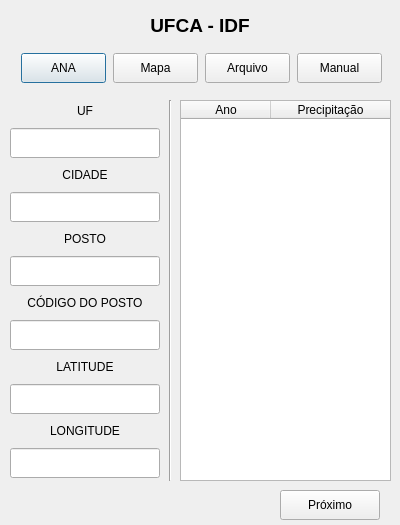
<?xml version="1.0" encoding="UTF-8"?>
<ui version="4.0">
 <class>UFCAIDF</class>
 <widget class="QDialog" name="UFCAIDF">
  <property name="geometry">
   <rect>
    <x>0</x>
    <y>0</y>
    <width>400</width>
    <height>525</height>
   </rect>
  </property>
  <property name="minimumSize">
   <size>
    <width>400</width>
    <height>525</height>
   </size>
  </property>
  <property name="maximumSize">
   <size>
    <width>400</width>
    <height>525</height>
   </size>
  </property>
  <property name="windowTitle">
   <string>UFCA-IDF</string>
  </property>
  <property name="windowIcon">
   <iconset resource="../resources.qrc">
    <normaloff>:/plugins/UFCA_IDF/imagens/icon.png</normaloff>:/plugins/UFCA_IDF/imagens/icon.png</iconset>
  </property>
  <widget class="QWidget" name="horizontalLayoutWidget">
   <property name="geometry">
    <rect>
     <x>20</x>
     <y>50</y>
     <width>363</width>
     <height>36</height>
    </rect>
   </property>
   <layout class="QHBoxLayout" name="horizontalLayout">
    <item>
     <widget class="QPushButton" name="btnAna">
      <property name="minimumSize">
       <size>
        <width>85</width>
        <height>30</height>
       </size>
      </property>
      <property name="maximumSize">
       <size>
        <width>85</width>
        <height>30</height>
       </size>
      </property>
      <property name="text">
       <string>ANA</string>
      </property>
     </widget>
    </item>
    <item>
     <widget class="QPushButton" name="btnMapa">
      <property name="minimumSize">
       <size>
        <width>85</width>
        <height>30</height>
       </size>
      </property>
      <property name="maximumSize">
       <size>
        <width>85</width>
        <height>30</height>
       </size>
      </property>
      <property name="text">
       <string>Mapa</string>
      </property>
     </widget>
    </item>
    <item>
     <widget class="QPushButton" name="btnArquivo">
      <property name="minimumSize">
       <size>
        <width>85</width>
        <height>30</height>
       </size>
      </property>
      <property name="maximumSize">
       <size>
        <width>85</width>
        <height>30</height>
       </size>
      </property>
      <property name="text">
       <string>Arquivo</string>
      </property>
     </widget>
    </item>
    <item>
     <widget class="QPushButton" name="btnManual">
      <property name="minimumSize">
       <size>
        <width>85</width>
        <height>30</height>
       </size>
      </property>
      <property name="maximumSize">
       <size>
        <width>85</width>
        <height>30</height>
       </size>
      </property>
      <property name="text">
       <string>Manual</string>
      </property>
     </widget>
    </item>
   </layout>
  </widget>
  <widget class="QLabel" name="label">
   <property name="geometry">
    <rect>
     <x>0</x>
     <y>10</y>
     <width>400</width>
     <height>30</height>
    </rect>
   </property>
   <property name="minimumSize">
    <size>
     <width>400</width>
     <height>30</height>
    </size>
   </property>
   <property name="maximumSize">
    <size>
     <width>470</width>
     <height>30</height>
    </size>
   </property>
   <property name="font">
    <font>
     <family>Arial</family>
     <pointsize>14</pointsize>
     <weight>75</weight>
     <bold>true</bold>
    </font>
   </property>
   <property name="text">
    <string>UFCA - IDF</string>
   </property>
   <property name="alignment">
    <set>Qt::AlignCenter</set>
   </property>
  </widget>
  <widget class="QWidget" name="verticalLayoutWidget">
   <property name="geometry">
    <rect>
     <x>10</x>
     <y>100</y>
     <width>152</width>
     <height>379</height>
    </rect>
   </property>
   <layout class="QVBoxLayout" name="verticalLayout">
    <item>
     <widget class="QLabel" name="label_2">
      <property name="minimumSize">
       <size>
        <width>150</width>
        <height>20</height>
       </size>
      </property>
      <property name="maximumSize">
       <size>
        <width>150</width>
        <height>20</height>
       </size>
      </property>
      <property name="text">
       <string>UF</string>
      </property>
      <property name="alignment">
       <set>Qt::AlignCenter</set>
      </property>
     </widget>
    </item>
    <item>
     <widget class="QLineEdit" name="txtUF">
      <property name="minimumSize">
       <size>
        <width>150</width>
        <height>30</height>
       </size>
      </property>
      <property name="maximumSize">
       <size>
        <width>150</width>
        <height>30</height>
       </size>
      </property>
     </widget>
    </item>
    <item>
     <widget class="QLabel" name="label_3">
      <property name="minimumSize">
       <size>
        <width>150</width>
        <height>20</height>
       </size>
      </property>
      <property name="maximumSize">
       <size>
        <width>150</width>
        <height>20</height>
       </size>
      </property>
      <property name="text">
       <string>CIDADE</string>
      </property>
      <property name="alignment">
       <set>Qt::AlignCenter</set>
      </property>
     </widget>
    </item>
    <item>
     <widget class="QLineEdit" name="txtCidade">
      <property name="minimumSize">
       <size>
        <width>150</width>
        <height>30</height>
       </size>
      </property>
      <property name="maximumSize">
       <size>
        <width>150</width>
        <height>30</height>
       </size>
      </property>
     </widget>
    </item>
    <item>
     <widget class="QLabel" name="label_5">
      <property name="minimumSize">
       <size>
        <width>150</width>
        <height>20</height>
       </size>
      </property>
      <property name="maximumSize">
       <size>
        <width>150</width>
        <height>20</height>
       </size>
      </property>
      <property name="text">
       <string>POSTO</string>
      </property>
      <property name="alignment">
       <set>Qt::AlignCenter</set>
      </property>
     </widget>
    </item>
    <item>
     <widget class="QLineEdit" name="txtPosto">
      <property name="minimumSize">
       <size>
        <width>150</width>
        <height>30</height>
       </size>
      </property>
      <property name="maximumSize">
       <size>
        <width>150</width>
        <height>30</height>
       </size>
      </property>
     </widget>
    </item>
    <item>
     <widget class="QLabel" name="label_4">
      <property name="minimumSize">
       <size>
        <width>150</width>
        <height>20</height>
       </size>
      </property>
      <property name="maximumSize">
       <size>
        <width>150</width>
        <height>20</height>
       </size>
      </property>
      <property name="text">
       <string>CÓDIGO DO POSTO</string>
      </property>
      <property name="alignment">
       <set>Qt::AlignCenter</set>
      </property>
     </widget>
    </item>
    <item>
     <widget class="QLineEdit" name="txtCodigo">
      <property name="minimumSize">
       <size>
        <width>150</width>
        <height>30</height>
       </size>
      </property>
      <property name="maximumSize">
       <size>
        <width>150</width>
        <height>30</height>
       </size>
      </property>
     </widget>
    </item>
    <item>
     <widget class="QLabel" name="label_6">
      <property name="minimumSize">
       <size>
        <width>150</width>
        <height>20</height>
       </size>
      </property>
      <property name="maximumSize">
       <size>
        <width>150</width>
        <height>20</height>
       </size>
      </property>
      <property name="text">
       <string>LATITUDE</string>
      </property>
      <property name="alignment">
       <set>Qt::AlignCenter</set>
      </property>
     </widget>
    </item>
    <item>
     <widget class="QLineEdit" name="txtLatitude">
      <property name="minimumSize">
       <size>
        <width>150</width>
        <height>30</height>
       </size>
      </property>
      <property name="maximumSize">
       <size>
        <width>150</width>
        <height>30</height>
       </size>
      </property>
     </widget>
    </item>
    <item>
     <widget class="QLabel" name="label_7">
      <property name="minimumSize">
       <size>
        <width>150</width>
        <height>20</height>
       </size>
      </property>
      <property name="maximumSize">
       <size>
        <width>150</width>
        <height>20</height>
       </size>
      </property>
      <property name="text">
       <string>LONGITUDE</string>
      </property>
      <property name="alignment">
       <set>Qt::AlignCenter</set>
      </property>
     </widget>
    </item>
    <item>
     <widget class="QLineEdit" name="txtLongitude">
      <property name="minimumSize">
       <size>
        <width>150</width>
        <height>30</height>
       </size>
      </property>
      <property name="maximumSize">
       <size>
        <width>150</width>
        <height>30</height>
       </size>
      </property>
     </widget>
    </item>
   </layout>
  </widget>
  <widget class="QTableWidget" name="tableValores">
   <property name="geometry">
    <rect>
     <x>180</x>
     <y>100</y>
     <width>211</width>
     <height>381</height>
    </rect>
   </property>
   <property name="lineWidth">
    <number>2</number>
   </property>
   <property name="midLineWidth">
    <number>2</number>
   </property>
   <attribute name="horizontalHeaderDefaultSectionSize">
    <number>90</number>
   </attribute>
   <attribute name="horizontalHeaderMinimumSectionSize">
    <number>60</number>
   </attribute>
   <attribute name="horizontalHeaderStretchLastSection">
    <bool>true</bool>
   </attribute>
   <column>
    <property name="text">
     <string>Ano</string>
    </property>
   </column>
   <column>
    <property name="text">
     <string>Precipitação</string>
    </property>
   </column>
  </widget>
  <widget class="Line" name="line">
   <property name="geometry">
    <rect>
     <x>160</x>
     <y>100</y>
     <width>20</width>
     <height>381</height>
    </rect>
   </property>
   <property name="orientation">
    <enum>Qt::Vertical</enum>
   </property>
  </widget>
  <widget class="QPushButton" name="btnProximo">
   <property name="geometry">
    <rect>
     <x>280</x>
     <y>490</y>
     <width>100</width>
     <height>30</height>
    </rect>
   </property>
   <property name="minimumSize">
    <size>
     <width>100</width>
     <height>30</height>
    </size>
   </property>
   <property name="maximumSize">
    <size>
     <width>100</width>
     <height>30</height>
    </size>
   </property>
   <property name="text">
    <string>Próximo</string>
   </property>
  </widget>
 </widget>
 <resources/>
 <connections/>
</ui>
